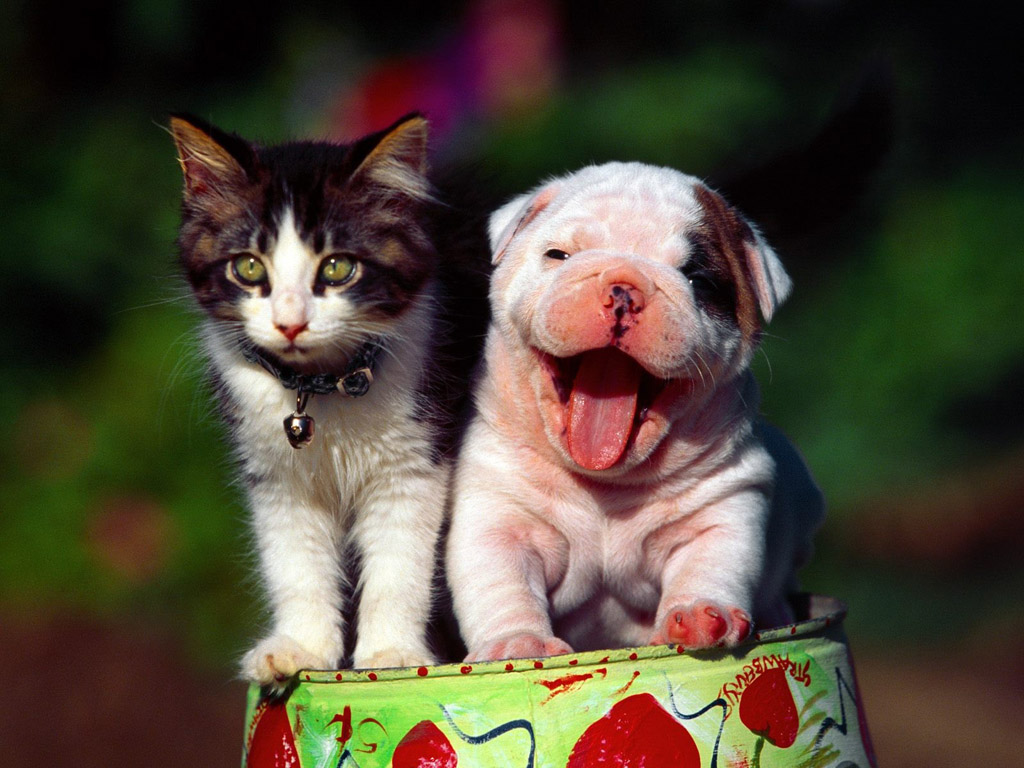
#> input picture sklearn_theano/build/lib.linux-x86_64-2.7/sklearn_theano/datasets/images/cat_and_dog.jpg, 1024 x 768 px
$ python -i colordescriptor.py   (imports and definitions only)
#> lines starting #> are read from the running program, lines starting #| are printed output that depends on the picture; after the words box and inside, x2 and y2 are one past the last pixel; in counts of white or black regions, pixels touching at a corner belong together
# import the necessary packages
import numpy as np
import cv2


class Feature:
    HSV = 'HSVFeature'
    LUV = 'LUVFeature'


class ColorDescriptor:
    def __init__(self, bins=[8, 12, 3], luv_repre_num=10, feature=Feature.HSV):
        # store the number of bins for the 3D histogram
#> called with luv_repre_num = 10, feature = 'HSVFeature'
        self.bins = bins
        self.luv_repre_num = luv_repre_num
        self.luv_repre_colors = []
        self.feature = feature
        l_interval = int(100 / self.luv_repre_num)
        u_interval = int(200 / self.luv_repre_num)
        (l, u, v) = (int(l_interval / 2), int(u_interval / 2), int(u_interval / 2))
        for i in range(0, self.luv_repre_num):
            self.luv_repre_colors.append(np.array((l + l_interval * i, u + u_interval * i, u + u_interval * i)))

    def describe(self, image):
        if self.feature == Feature.HSV:
            return self.describe_hsv(image)
        elif self.feature == Feature.LUV:
            return self.describe_luv(image)

    def describe_hsv(self, image):
        # convert the image to the HSV color space and initialize
        # the features used to quantify the image
        image = cv2.cvtColor(image, cv2.COLOR_RGB2HSV)
#> image: shape (768, 1024, 3); mean H, S, V 62.3, 118.3, 88.2
        features = []

        # grab the dimensions and compute the center of the image
        (h, w) = image.shape[:2]
#> h = 768; w = 1024
        (cX, cY) = (int(w * 0.5), int(h * 0.5))
#> cX = 512; cY = 384

        # divide the image into four rectangles/segments (top-left,
        # top-right, bottom-right, bottom-left)
        segments = [(0, cX, 0, cY), (cX, w, 0, cY), (cX, w, cY, h),
                    (0, cX, cY, h)]

        # construct an elliptical mask representing the center of the
        # image
        (axesX, axesY) = (int(w * 0.75) // 2, int(h * 0.75) // 2)
#> axesX = 384; axesY = 288
        ellipMask = np.zeros(image.shape[:2], dtype="uint8")
        cv2.ellipse(ellipMask, (cX, cY), (axesX, axesY), 0, 0, 360, 255, -1)
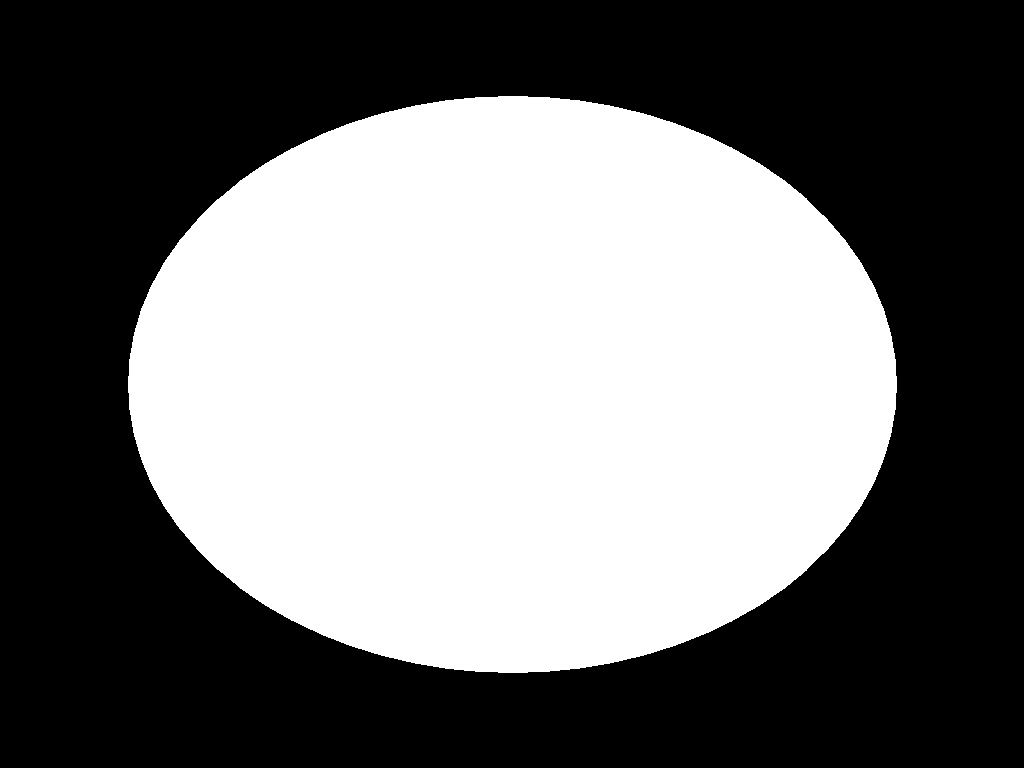
#> ellipMask: shape (768, 1024); 44.3% white; 1 white region, box (x1, y1, x2, y2) and area: (128, 96, 897, 673) 348061

        # loop over the segments
        for (startX, endX, startY, endY) in segments:
            # construct a mask for each corner of the image, subtracting
            # the elliptical center from it
            cornerMask = np.zeros(image.shape[:2], dtype="uint8")
            cv2.rectangle(cornerMask, (startX, startY), (endX, endY), 255, -1)
            cornerMask = cv2.subtract(cornerMask, ellipMask)

            # extract a color histogram from the image, then update the
            # feature vector
            hist = self.histogram(image, cornerMask)
            features.extend(hist)
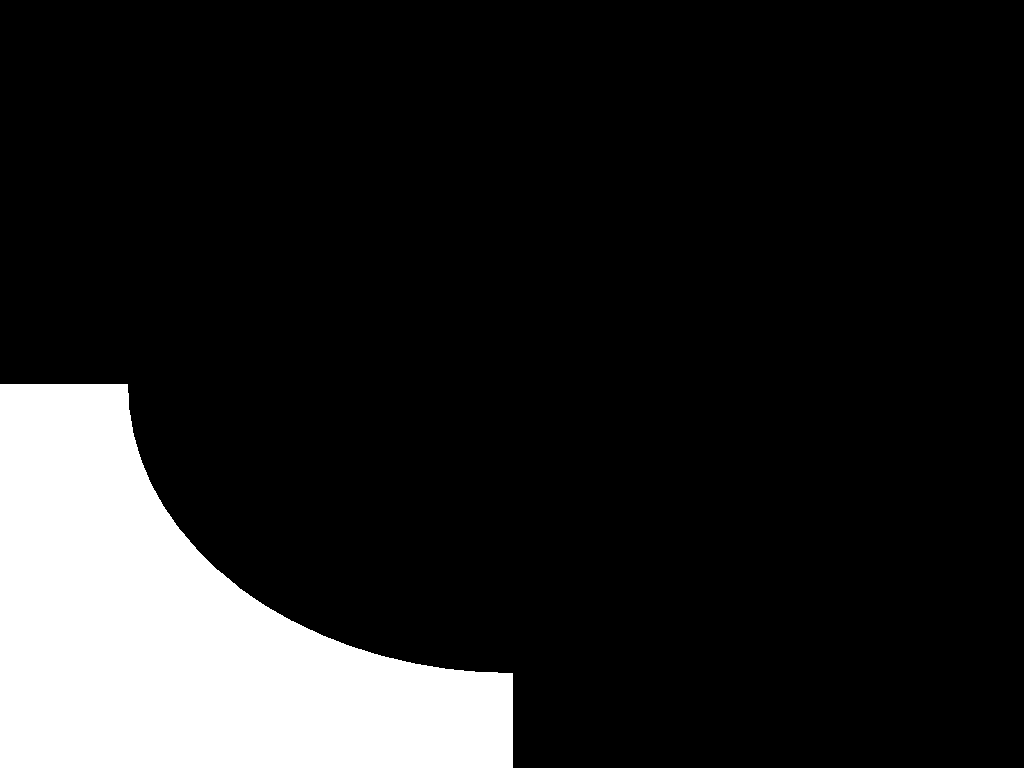
#> cornerMask: shape (768, 1024); 13.9% white; 1 white region, box (x1, y1, x2, y2) and area: (0, 384, 513, 768) 109632
#> after the loop, features = 1152 values, max 0.693 at index 885, min 0 at index 1, mean 0.0158

        # extract a color histogram from the elliptical region and
        # update the feature vector
        hist = self.histogram(image, ellipMask)
#> hist = 288 values, max 0.519 at index 5, min 0 at index 62, mean 0.0239
        features.extend(hist)

        # return the feature vector
        features = [x.item() for x in features]
#> features = 1440 values, max 0.693 at index 885, min 0 at index 1, mean 0.0174
        return features

    # [73 lines left out: functions describe_luv, luv_pw_historgram, getSegements, getEllipticalMask, getCenterMask, not called in this run]

    def histogram(self, image, mask):
        # extract a 3D color histogram from the masked region of the
        # image, using the supplied number of bins per channel; then
        # normalize the histogram
        hist = cv2.calcHist([image], [0, 1, 2], mask, self.bins,
                            [0, 180, 0, 256, 0, 256])
        cv2.normalize(hist, hist)
        hist = hist.flatten()
        # return the histogram
        return hist

>>> import cv2
>>> picture = cv2.cvtColor(cv2.imread('../sklearn_theano/build/lib.linux-x86_64-2.7/sklearn_theano/datasets/images/cat_and_dog.jpg'), cv2.COLOR_BGR2RGB)
>>> result = ColorDescriptor().describe(picture)
#> result has the same summary as features in describe_hsv

$ run again, on sklearn_theano/build/lib.linux-x86_64-2.7/sklearn_theano/datasets/images/sloth_closeup.jpg
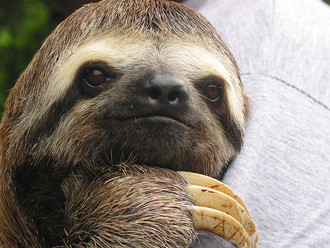
#> input picture sklearn_theano/build/lib.linux-x86_64-2.7/sklearn_theano/datasets/images/sloth_closeup.jpg, 330 x 248 px
#> image: shape (248, 330, 3); mean H, S, V 48.9, 56.6, 143.6
#> in describe_hsv, `cv2.ellipse(ellipMask, (cX, cY), (axesX, axesY), 0, 0, 360, 255, -1)`:
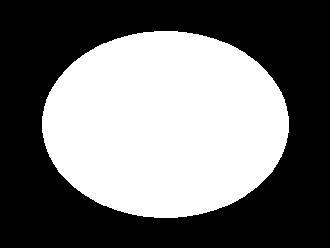
#> ellipMask: shape (248, 330); 44.3% white; 1 white region, box (x1, y1, x2, y2) and area: (42, 31, 289, 218) 36235
#> after the loop in describe_hsv, `for (startX, endX, startY, endY) in segments:`: features = 1152 values, max 0.995 at index 758, min 0 at index 0, mean 0.0101
#> in describe_hsv, `hist = self.histogram(image, ellipMask)`: hist = 288 values, max 0.55 at index 182, min 0 at index 35, mean 0.0148
#> in describe_hsv, `features = [x.item() for x in features]`: features = 1440 values, max 0.995 at index 758, min 0 at index 0, mean 0.011
#> result has the same summary as features in describe_hsv
